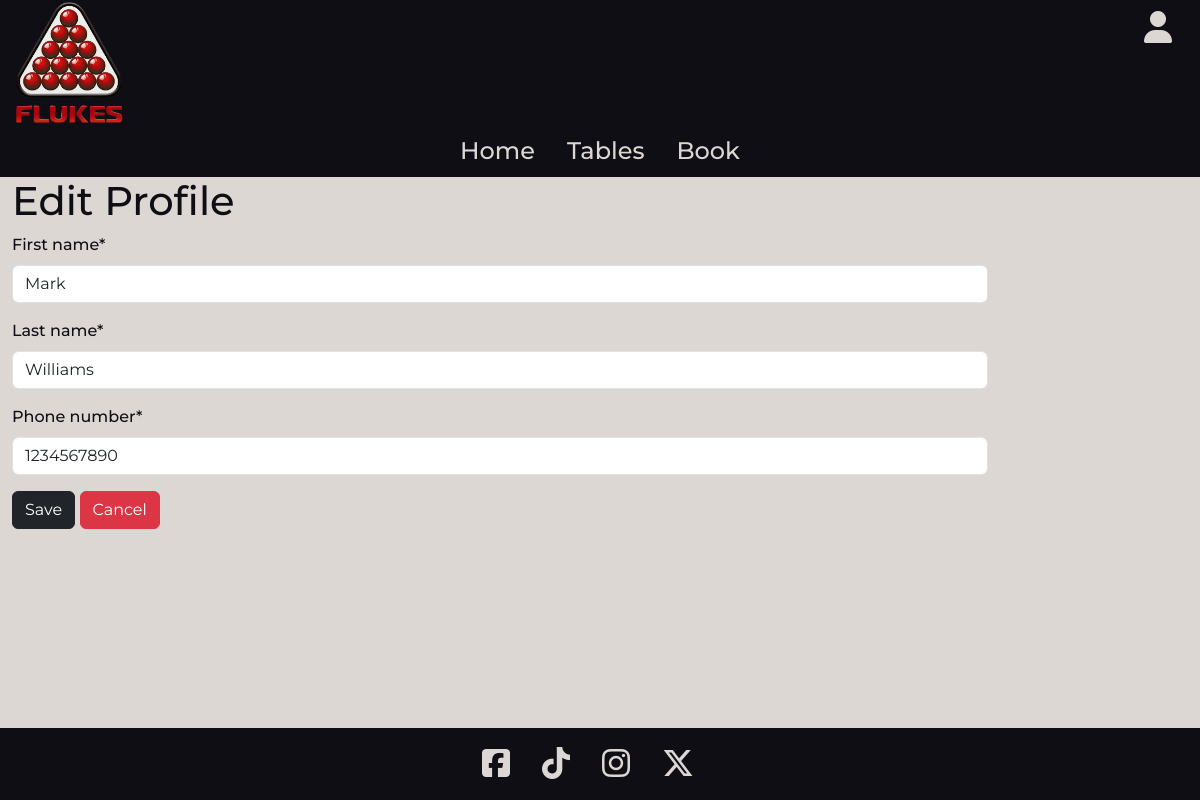
The app's page /profiles/profile/edit (signed in) with its own data.
### home/models.py (models this page shows, shortened)
class ClubDetails(models.Model):
    club_name = models.CharField(max_length=30)
    logo = models.ImageField(null=True, blank=True)
    home_image = models.ImageField(null=True, blank=True)
    address_line1 = models.CharField(max_length=100, blank=True)
    address_line2 = models.CharField(max_length=100, blank=True)
    city = models.CharField(max_length=50, blank=True)
    country = models.CharField(max_length=50, blank=True)
    postcode = models.CharField(max_length=8, blank=True)
    phone_number = PhoneNumberField(blank=True)
    email = models.EmailField(blank=True)
    display_logo = models.BooleanField(default=False)
    display_club_name = models.BooleanField(default=True)
    description = models.TextField()
    tagline = models.TextField()
    primary_colour = models.CharField(max_length=7, default="#ddd7d4")
    secondary_colour = models.CharField(max_length=7, default="#df0020")
    header_colour = models.CharField(max_length=7, default="#0e0e14")
    footer_colour = models.CharField(max_length=7, default="#0e0e14")
    primary_text_colour = models.CharField(max_length=7, default="#0e0e14")
    secondary_text_colour = models.CharField(max_length=7, default="#ddd7d4")
    header_text_colour = models.CharField(max_length=7, default="#ddd7d4")
    footer_text_colour = models.CharField(max_length=7, default="#ddd7d4")
    objects = ClubDetailsManager()

### profiles/models.py (models this page shows, shortened)
class UserProfile(models.Model):
    user = models.OneToOneField(User, on_delete=models.CASCADE)
    first_name = models.CharField(max_length=50)
    last_name = models.CharField(max_length=50)
    phone_number = models.CharField(max_length=20)

### profiles/views.py (the view)
# urls.py: path("profile/edit", views.edit_profile, name="edit_profile"),
@login_required
def edit_profile(request):
    profile = get_object_or_404(UserProfile, user=request.user)
    if request.method == "POST":
        form = EditProfileForm(request.POST, instance=profile)
        if form.is_valid():
            form.save()
            return redirect("profile")
    else:
        form = EditProfileForm(instance=profile)
    context = {"form": form}
    template = "profiles/edit_profile.html"
    return render(request, template, context)

### profiles/forms.py
class EditProfileForm(forms.ModelForm):
    class Meta:
        model = UserProfile
        fields = ["first_name", "last_name", "phone_number"]

### home/context_processors.py (called while the page is built)
def club_details_processor(request):
    club_details = ClubDetails.objects.get_instance()
    opening_hours = OpeningHours.objects.all().order_by("day_of_week")
    context = {
        "club_details": club_details,
        "opening_hours": opening_hours,
    }
    return context

### home/models.py (called while the page is built)
    def get_instance(self):
        if self.exists():
            return self.get()
        return self.create()

### profiles/context_processors.py (called while the page is built)
def profile_context_processors(request):
    profile = None
    if request.user.is_authenticated:
        profile = get_object_or_404(UserProfile, user=request.user)
    context = {"profile": profile}
    return context

### profiles/templates/profiles/edit_profile.html (shortened to what this page needs)
{% extends 'base.html' %}
{% load static %}
{% load crispy_forms_tags %}
{% block content %}
<h1>Edit Profile</h1>
<div class="row">
    <div class="col-10">
        <form method="post">
            {% for field in form %}
            {{ field | as_crispy_field }}
            {% endfor %}
            <button class="btn btn-dark" type="submit">Save</button>
            <a href="{% url 'profile' %}" class="btn btn-danger">Cancel</a>
        </form>
    </div>
</div>
{% endblock %}

### templates/includes/header.html (shortened to what this page needs)
<header class="container-fluid header-colour">
  <div class="row">
    <div class="col-8">
      {% if club_details.display_logo %}
      <img
        src="{{ club_details.logo.url }}"
        alt="{{ club_details.club_name }} Logo"
        class="logo d-inline"
      />
      {% endif %}
    </div>
    <div class="col-4 text-end">
      <div class="m-3">
        {% if request.user.is_authenticated %}
        <div class="dropdown">
          <a class="fit-content header-text-colour" role="button" data-bs-toggle="dropdown" aria-expanded="false">
            <i class="fa-solid fa-user fa-2xl"></i>
          </a>
        </div>
        {% else %}
        <a href="{% url 'account_login' %}" class="header-text-colour">LOGIN</a>
        <a href="{% url 'account_signup' %}" class="header-text-colour">SIGNUP</a>
        {% endif %}
      </div>
    </div>
  </div>
  <nav>
    <ul class="nav justify-content-center">
      <li class="nav-item">
        <a id="nav-item" class="nav-link active header-text-colour fs-4" aria-current="page" href="{% url 'home' %}"
          >Home</a
        >
      </li>
      <li class="nav-item">
        <a id="nav-item" class="nav-link nav-hover header-text-colour fs-4" href="{% url 'tables_view' %}">Tables</a>
      </li>
      <li class="nav-item">
        <a id="nav-item" class="nav-link nav-hover header-text-colour fs-4" href="#">Book</a>
      </li>
    </ul>
  </nav>
</header>

### static/css/base.css (style rules this page uses)
header, footer, main, .toast { font-family: "Montserrat", sans-serif; font-weight: 500; font-style: normal; }
.logo { max-height: 125px; }

### records on screen
ClubDetails: logo (picture)
UserProfile: first_name "Mark" "Williams" "1234567890"
